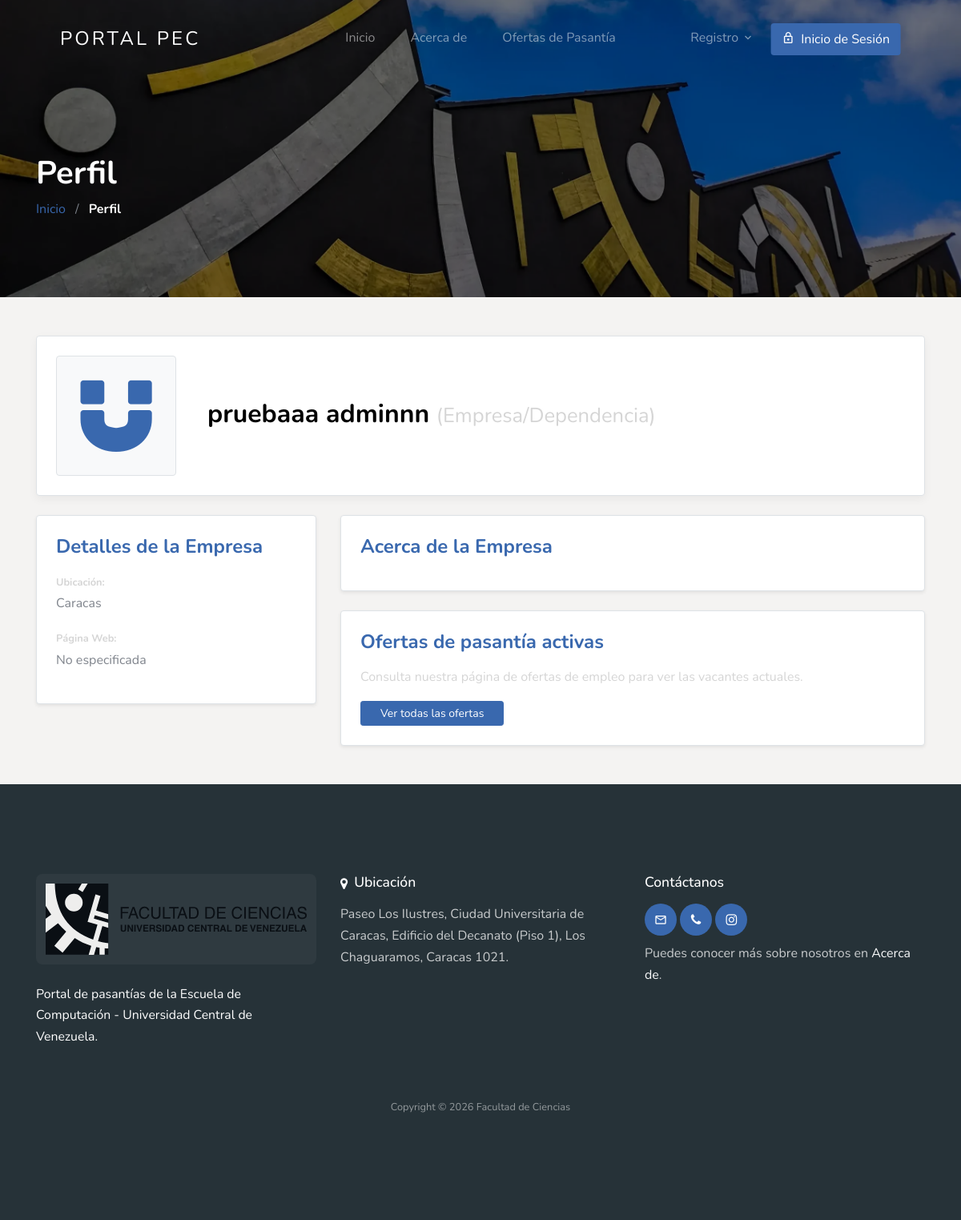
The app's page /employer/profile/view/1/, older data.
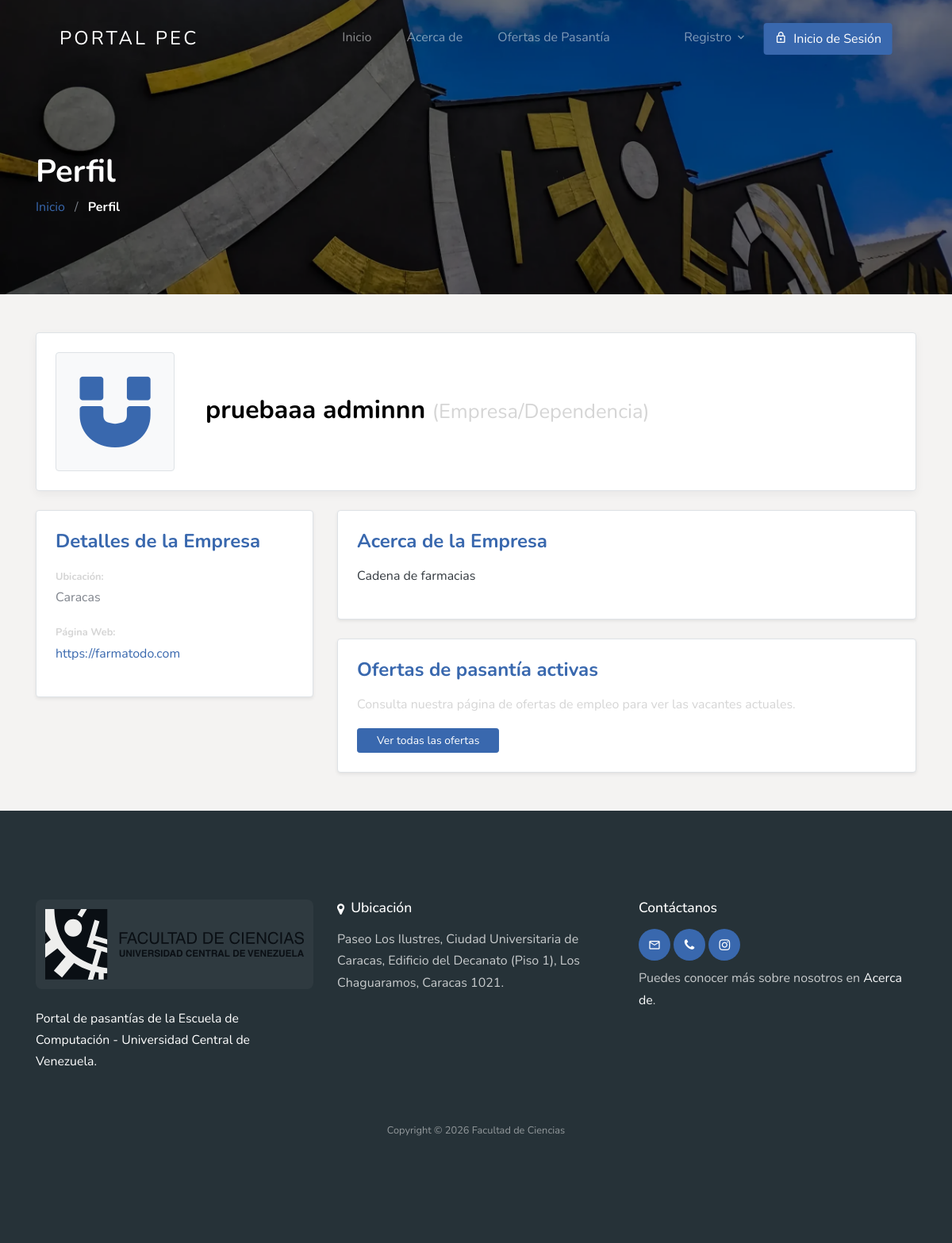
The same page, newer data.
### apps/account/models/profiles.py (models this page shows, shortened)
class EmployerProfile(models.Model):
    user = models.OneToOneField(settings.AUTH_USER_MODEL, on_delete=models.CASCADE, related_name='employer_profile')
    company_website = models.URLField(blank=True)
    company_logo = models.ImageField(upload_to='logos/', blank=True)
    description = models.TextField(blank=True)

### apps/account/models/user.py (models this page shows, shortened)
class User(AbstractUser):
    username = None
    email = models.EmailField(
        unique=True,
        blank=False,
        error_messages={
            'unique': "A user with that email already exists.",
        },
    )
    role = models.CharField(choices=ROLE, max_length=10)
    gender = models.CharField(choices=GENDER_TYPE, max_length=1)
    tipo_empresa = models.CharField(choices=TIPO_EMPRESA, max_length=20, blank=True, null=True)
    USERNAME_FIELD = "email"
    REQUIRED_FIELDS = []
    objects = CustomUserManager()

### apps/account/views/profile.py (the view)
# urls.py: path('employer/profile/view/<int:id>/', EmployerProfileView.as_view(), name='employer-profile'),
class EmployerProfileView(DetailView):
    model = EmployerProfile
    template_name = 'account/employer-profile.html'
    context_object_name = 'profile'
    def get_object(self, queryset=None):
        return get_object_or_404(EmployerProfile, user_id=self.kwargs.get('id'))

### template/account/employer-profile.html (shortened to what this page needs)
{% extends 'base.html' %}
{% load static %}
{% block content %}
{% include "account/profile-hero.html" with hero_breadcrumb="Perfil" %}
<div class="container py-5">
    {% include 'account/profile-header.html' with profile_type='employer' %}
    <div class="row">
        <div class="col-lg-4 mb-4">
            <div class="bg-white border rounded p-4 shadow-sm">
                <h4 class="font-weight-bold mb-3 text-primary">Detalles de la Empresa</h4>
                <div class="mb-3">
                    <span class="text-muted small font-weight-bold">Ubicación:</span>
                    <p class="mb-2">{{ profile.company_location|default:"Caracas" }}</p>
                </div>
                <div class="mb-3">
                    <span class="text-muted small font-weight-bold">Página Web:</span>
                    <p class="mb-2">
                        {% if profile.company_website %}
                        <a href="{{ profile.company_website }}" target="_blank" class="text-primary">{{ profile.company_website }}</a>
                        {% else %}
                        No especificada
                        {% endif %}
                    </p>
                </div>
            </div>
        </div>
        <div class="col-lg-8">
            <div class="bg-white border rounded p-4 mb-4 shadow-sm">
                <h4 class="font-weight-bold mb-3 text-primary">Acerca de la Empresa</h4>
                <div class="text-dark">
                    {{ profile.description|linebreaks|default:"We are a growing company looking for the best talent." }}
                </div>
            </div>
            <div class="bg-white border rounded p-4 shadow-sm">
                <h4 class="font-weight-bold mb-3 text-primary">Ofertas de pasantía activas</h4>
                <div class="jobs-list">
                    <p class="text-muted italic">Consulta nuestra página de ofertas de empleo para ver las vacantes actuales.</p>
                    <a href="{% url 'jobapp:job-list' %}?user_id={{ profile.user.id }}" class="btn btn-sm btn-info px-4">Ver todas las ofertas</a>
                </div>
            </div>
        </div>
    </div>
</div>
{% endblock %}

### template/account/profile-header.html (shortened to what this page needs)
{% load static %}
<div class="profile-header-card bg-white border rounded p-4 mb-4">
    <div class="row align-items-center">
        <div class="col-auto">
            {% if profile_type == 'employee' %}
            <div class="profile-avatar">
                <div
                    class="profile-avatar-placeholder bg-primary text-white rounded-circle d-flex align-items-center justify-content-center font-weight-bold">
                    {{ profile.user.first_name|first }}{{ profile.user.last_name|first }}
                </div>
            </div>
            {% else %}
            <div class="company-logo-container">
                {% if profile.company_logo %}
                <img src="{{ profile.company_logo.url }}" alt="Logo de la empresa"
                    class="profile-company-logo img-fluid rounded border p-1">
                {% else %}
                <div
                    class="profile-logo-placeholder bg-light border rounded d-flex align-items-center justify-content-center">
                    <span class="icon-magnet text-primary"></span>
                </div>
                {% endif %}
            </div>
            {% endif %}
        </div>
        <div class="col pl-4">
            <h2 class="display-5 font-weight-bold mb-1">
                {% if profile_type == 'employee' %}
                {{ profile.user.get_full_name }}
                {% else %}
                {{ profile.user.first_name }} {{ profile.user.last_name }} <small
                    class="text-muted text-capitalize">(Empresa/Dependencia)</small>
                {% endif %}
            </h2>
        </div>
    </div>
</div>

Row changes from the older to the newer data that the page shows:
changed EmployerProfile "pruebaaa": company_website (not shown) → "https://farmatodo.com"; description (not shown) → "Cadena de farmacias"
Text that changed along with them:
text no longer shown: "No especificada"
